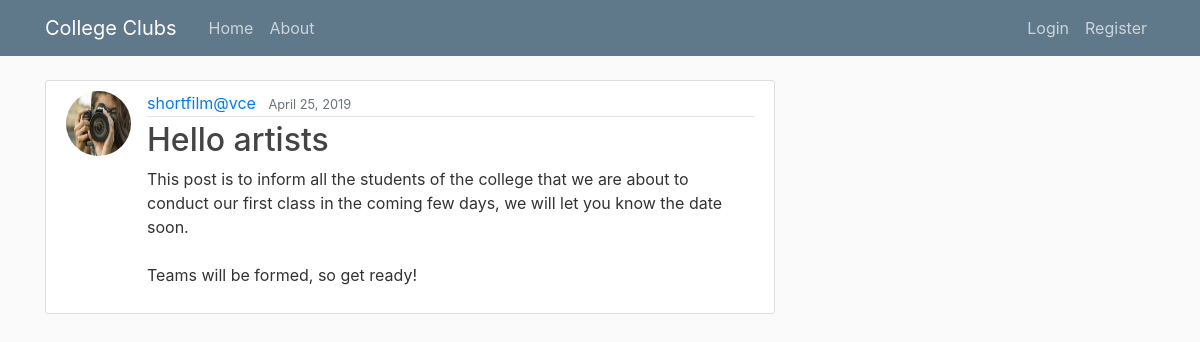
The page /post/34/ on the database its author committed.
### blog/models.py (models this page shows, shortened)
class Post(models.Model):
    title = models.CharField(max_length=100)
    content = models.TextField()
    date_posted = models.DateTimeField(default=timezone.now)
    author = models.ForeignKey(User, on_delete=models.CASCADE)

### users/models.py (models this page shows, shortened)
class Profile(models.Model):
    user = models.OneToOneField(User, on_delete=models.CASCADE)
    image = models.ImageField(default='default.jpg', upload_to='profile_pics')

### blog/views.py (the view)
# urls.py: path('post/<int:pk>/', PostDetailView.as_view(), name='post-detail'),
class PostDetailView(DetailView):
    model = Post

### blog/templates/blog/post_detail.html (shortened to what this page needs)
{% extends "blog/base.html" %}
{% block content %}
  <article class="media content-section">
    <img class="rounded-circle article-img" src="{{ object.author.profile.image.url }}">
    <div class="media-body">
      <div class="article-metadata">
        <a class="mr-2" href="{% url 'user-posts' object.author.username %}">{{ object.author }}</a>
        <small class="text-muted">{{ object.date_posted|date:"F d, Y" }}</small>
      </div>
      <h2 class="article-title">{{ object.title }}</h2>
      <p class="article-content">{{ object.content }}</p>
    </div>
  </article>
{% endblock content %}

### blog/static/blog/main.css (style rules this page uses)
body { background: #fafafa; color: #333333; margin-top: 5rem; }
h1, h2, h3, h4, h5, h6 { color: #444444; }
.content-section { background: #ffffff; padding: 10px 20px; border: 1px solid #dddddd; border-radius: 3px; margin-bottom: 20px; }
.article-title { color: #444444; }
.article-content { white-space: pre-line; }
.article-img { height: 65px; width: 65px; margin-right: 16px; }
.article-metadata { padding-bottom: 1px; margin-bottom: 4px; border-bottom: 1px solid #e3e3e3 }

### rows shown on the page
Post: author.profile.image (picture), author "shortfilm@vce", date_posted "April 25, 2019", title "Hello artists", content "This post is to inform all the students of the college that we are about to conduct our first class in the coming few days, we will let you know the date soon. Teams will be formed, so get ready!"
